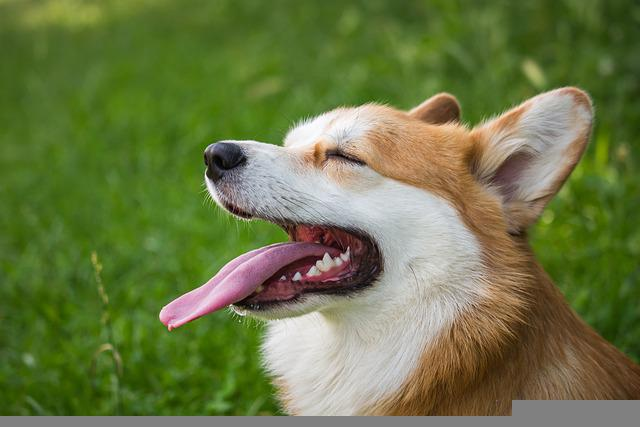
#> input picture Library/OpenCV/image/img.jpg, 640 x 427 px
$ jupyter execute 07_imageCutting.ipynb
#> lines starting #> are read from the running program, lines starting #| are printed output that depends on the picture; after the words box and inside, x2 and y2 are one past the last pixel; in counts of white or black regions, pixels touching at a corner belong together
[cell 1]
# 이미지 자르기

import cv2

img = cv2.imread('image/img.jpg')
#> img is the input picture: shape (427, 640, 3); mean B, G, R 68.6, 119, 106.9

# crop = img[세로범위:가로범위]
crop = img[100:200, 200:400] #세로로 100-200까지, 가로로 200-400까지 자름
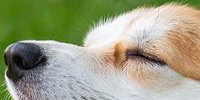
#> crop: shape (100, 200, 3); mean B, G, R 129.7, 158.6, 155.8

cv2.imshow('img', img)
cv2.imshow('crop',crop)

cv2.waitKey(0)

cv2.destroyAllWindows()
cv2.waitKey(1)

[cell 2]
# 영역을 잘라서 기존 윈도우에 표시
import cv2

img = cv2.imread('image/img.jpg')

# crop = img[세로범위:가로범위]
crop = img[100:200, 200:400] #세로로 100-200까지, 가로로 200-400까지 자름
img[100:200 , 400:600] = crop #자른 이미지로 대체
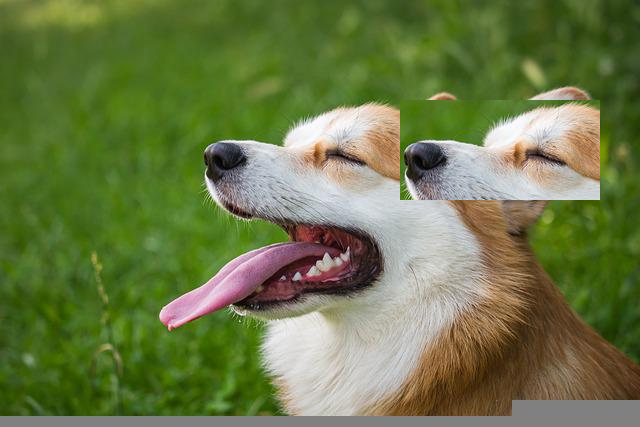
#> img: shape (427, 640, 3); 7.32% of pixels changed, all inside (x1, y1, x2, y2) = (400, 100, 600, 200)

cv2.imshow('img', img)

cv2.waitKey(0)

cv2.destroyAllWindows()
cv2.waitKey(1)

$ run again, with Library/OpenCV/image/newspaper.jpg copied over Library/OpenCV/image/img.jpg
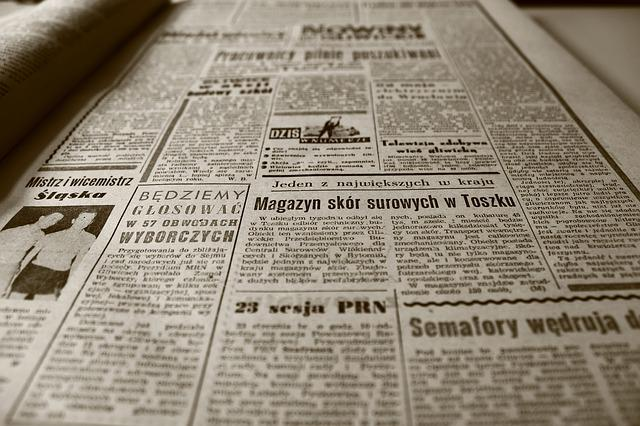
#> input picture Library/OpenCV/image/newspaper.jpg, 640 x 426 px
#> img is the input picture: shape (426, 640, 3); mean B, G, R 118.9, 135.2, 145.8
#> `crop = img[100:200, 200:400]`:
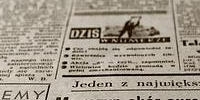
#> crop: shape (100, 200, 3); mean B, G, R 139.2, 153.5, 162.9
#> `img[100:200 , 400:600] = crop`:
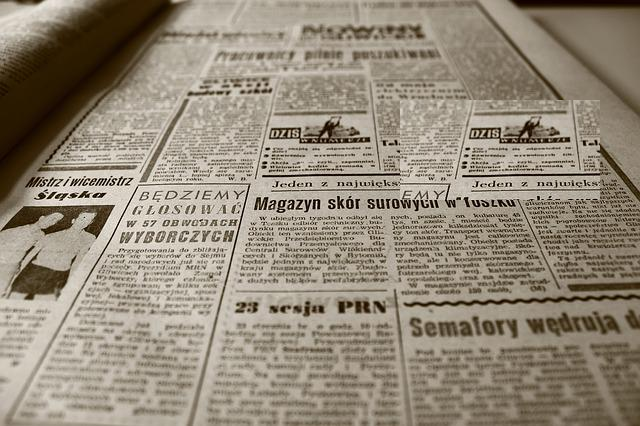
#> img: shape (426, 640, 3); 7.33% of pixels changed, all inside (x1, y1, x2, y2) = (400, 100, 600, 200)
